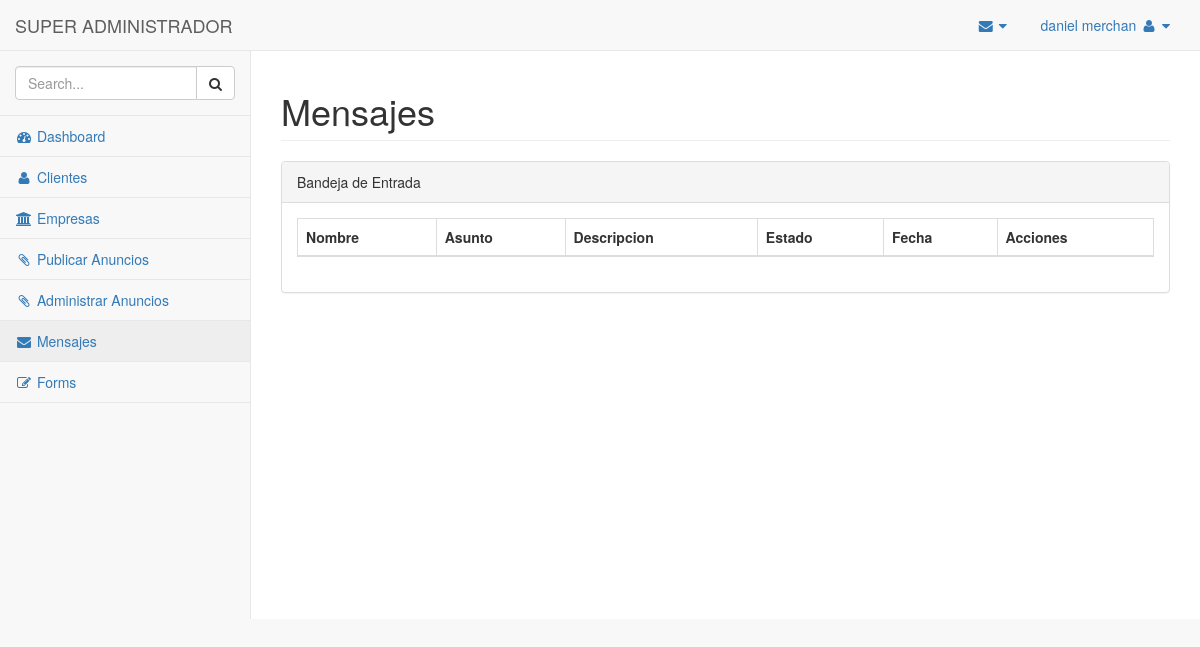
Before: /admin/message.php (signed in) with the older database file.
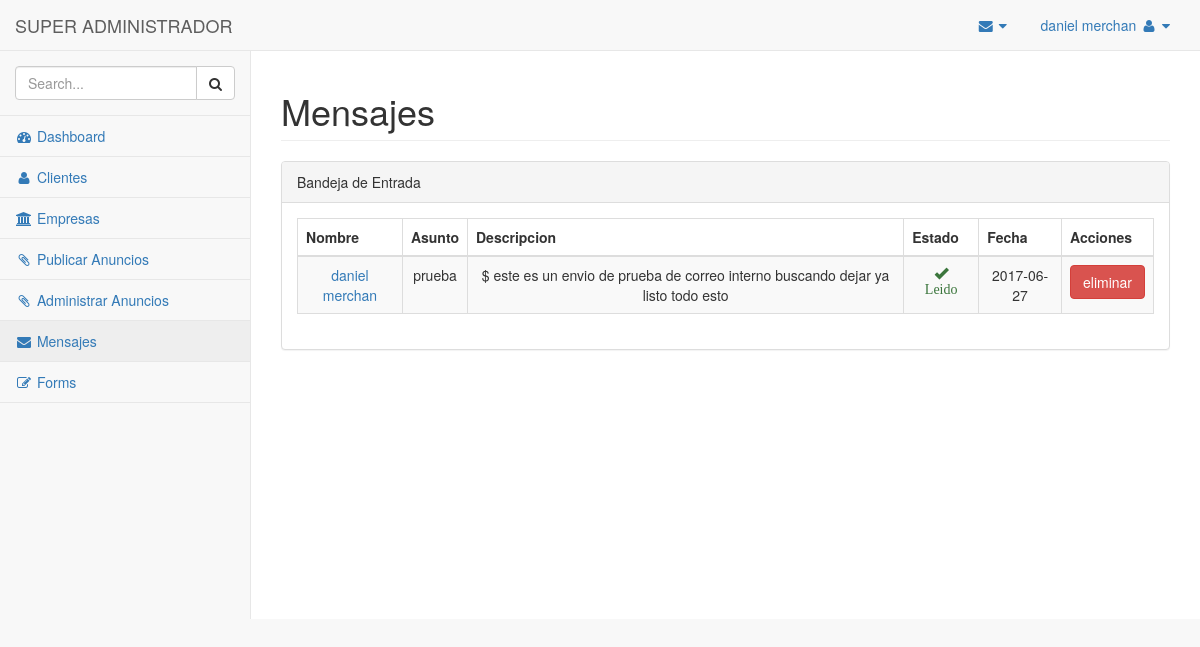
After: the same page with the newer database file.
### tables this page shows
CREATE TABLE `message` (
  `message_id` int(11) NOT NULL,
  `message_nombre` varchar(100) NOT NULL,
  `message_correo` varchar(70) NOT NULL,
  `message_asunto` varchar(50) NOT NULL,
  `message_descripcion` varchar(500) NOT NULL,
  `message_date` date NOT NULL,
  `message_status` set('noleido','leido') NOT NULL DEFAULT 'noleido',
  `message_ip` varchar(20) NOT NULL
);

### admin/message.php (the view, shortened to what this page needs)
<?php
if(!isset($_SESSION["session_username"])) {
    header("location:../");
} else {
?>
<!DOCTYPE html>
<html lang="en">
<head>
    <link href="./vendor/bootstrap/css/bootstrap.min.css" rel="stylesheet">
    <link href="./vendor/metisMenu/metisMenu.min.css" rel="stylesheet">
    <link href="./vendor/datatables-plugins/dataTables.bootstrap.css" rel="stylesheet">
    <link href="./vendor/datatables-responsive/dataTables.responsive.css" rel="stylesheet">
    <link href="./dist/css/sb-admin-2.css" rel="stylesheet">
    <link href="./vendor/font-awesome/css/font-awesome.min.css" rel="stylesheet" type="text/css">
</head>
<body>
    <div id="wrapper">
        <nav class="navbar navbar-default navbar-static-top" role="navigation" style="margin-bottom: 0">
            <div class="navbar-header">
                <a class="navbar-brand" href="index.html">
                <?php if ($_SESSION['user_suadmin'] == "ROLE_SUADMIN"){
                    echo "SUPER ADMINISTRADOR";
                };?></a>
            </div>
            <ul class="nav navbar-top-links navbar-right">
                <li class="dropdown">
                    <a class="dropdown-toggle" data-toggle="dropdown" href="#">
                        <i class="fa fa-envelope fa-fw"></i> <i class="fa fa-caret-down"></i>
                    </a>
                </li>
                 <li class="dropdown">
                    <a class="dropdown-toggle" data-toggle="dropdown" href="#">
                        <?php echo $_SESSION['session_username'];?> <i class="fa fa-user fa-fw"></i> <i class="fa fa-caret-down"></i>
                    </a>
                </li>
            </ul>
            <div class="navbar-default sidebar" role="navigation">
                <div class="sidebar-nav navbar-collapse">
                    <ul class="nav" id="side-menu">
                        <li class="sidebar-search">
                            <div class="input-group custom-search-form">
                                <input type="text" class="form-control" placeholder="Search...">
                                <span class="input-group-btn">
                                <button class="btn btn-default" type="button">
                                    <i class="fa fa-search"></i>
                                </button>
                            </span>
                            </div>
                        </li>
                        <li>
                            <a href="./"><i class="fa fa-dashboard fa-fw"></i> Dashboard</a>
                        </li>
                        <li>
                            <a href="clientes.php"><i class="fa fa-user fa-fw"></i> Clientes</a>
                        </li>
                        <li>
                            <a href="empresa.php"><i class="fa fa-university fa-fw"></i> Empresas</a>
                        </li>
                        <li>
                            <a href="banner.php"><i class="fa fa-paperclip fa-fw"></i> Publicar Anuncios</a>
                        </li>
                        <li>
                            <a href="adminbanner.php"><i class="fa fa-paperclip fa-fw"></i> Administrar Anuncios</a>
                        </li>
                        <li>
                            <a href="message.php"><i class="fa fa-envelope fa-fw"></i> Mensajes</a>
                        </li>
                        <li>
                            <a href="forms.php"><i class="fa fa-edit fa-fw"></i> Forms</a>
                        </li>
                    </ul>
                </div>
            </div>
        </nav>
        <div id="page-wrapper">
            <div class="row">
                <div class="col-lg-12">
                    <h1 class="page-header">Mensajes</h1>
                </div>
            </div>
            <div class="row">
                <div class="col-lg-12">
                    <div class="panel panel-default">
                        <div class="panel-heading">
                            Bandeja de Entrada
                        </div>
                        <div class="panel-body">
                            <table width="100%" class="table table-striped table-bordered table-hover" id="dataTables-example">
                                <thead>
                                    <tr>
                                        <th>Nombre</th>
                                        <th>Asunto</th>
                                        <th>Descripcion</th>
                                        <th>Estado</th>
                                        <th>Fecha</th>
                                        <th>Acciones</th>
                                    </tr>
                                </thead>
                                <tbody>
                           <?php
                            require '../logica/database.php';
                            $message = "SELECT * FROM `message` ";
                            $re=mysqli_query($conexion,$message) or die (mysql_error());
                            while ($row=mysqli_fetch_array($re,MYSQLI_ASSOC)){ ?>
                                    <tr class="odd gradeX">
                                        <td> <center> <a href="#"> <?php echo $row['message_nombre'];?> </a> </center> </td>
                                        <td> <center> <?php echo $row['message_asunto'];?> </center> </td>
                                        <td> <center> $ <?php echo $row['message_descripcion'];?> </center> </td>
                                        <td class="center"> <center>
                                            <?php if ($row['message_status'] == "leido"){
                                                 echo '<span class="glyphicon glyphicon-ok text-success"> Leido</span>';
                                                } elseif ($row['message_status'] == "noleido"){
                                                 echo '<span class="glyphicon glyphicon-time text-danger"> No Leido</span>';
                                            };?> </center> </td>
                                        <td class="center"> <center> <?php echo $row['message_date'];?> </center> </td>
                                        <td class="center"> <center>
                                                <a href="../logica/deleteMessage.php?delete=<?php echo $row['message_id'];?>" class="btn btn-danger btn-block"> eliminar </a>
                                         </center> </td>
                                    </tr>
                            <?php } ?>
                                </tbody>
                            </table>
                        </div>
                    </div>
                </div>
            </div>
        </div>
    </div>
</body>
</html>
<?php
}
?>

Changed rows visible on the page:
added message: message_nombre "daniel merchan", message_asunto "prueba", message_descripcion "este es un envio de prueba de correo interno buscando dejar ya listo todo esto", message_status "Leido", message_date "2017-06-27"
